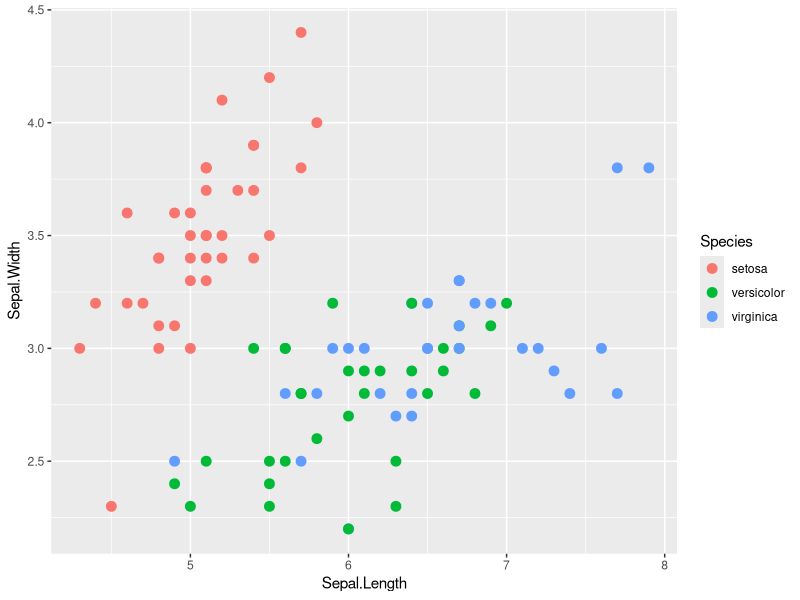
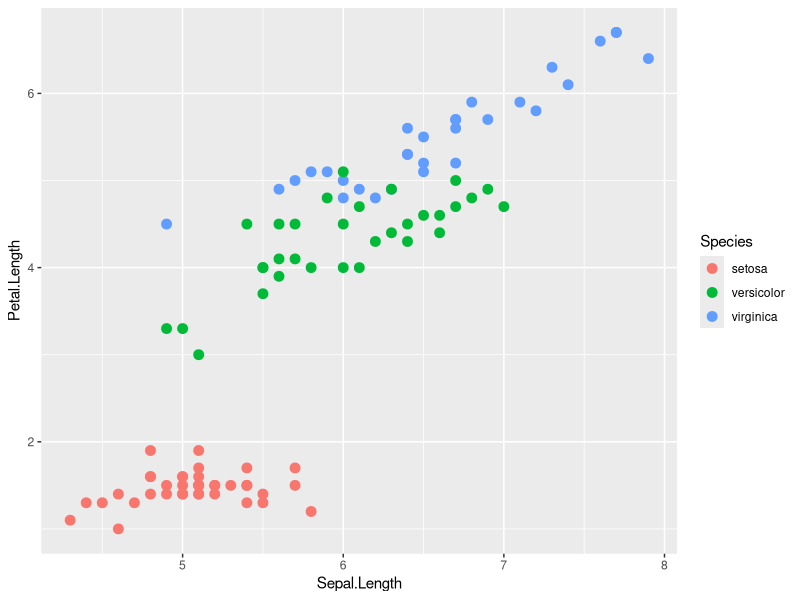
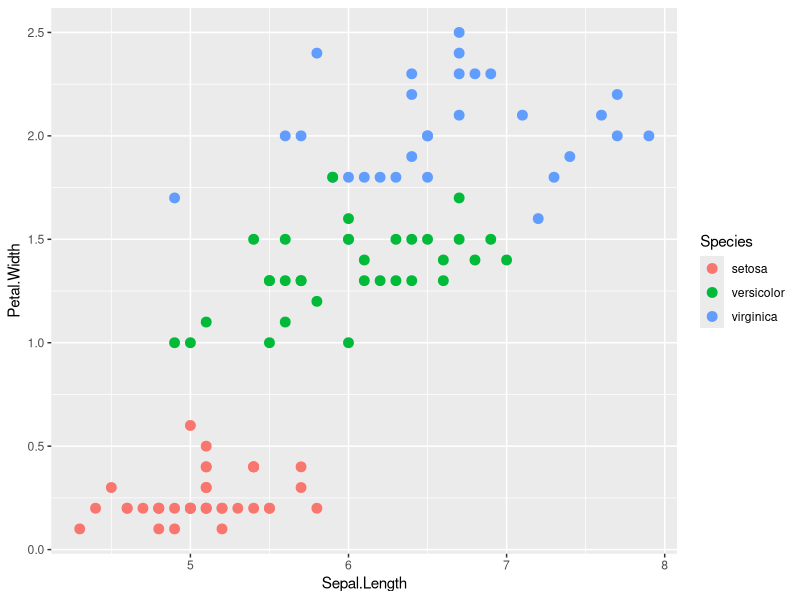
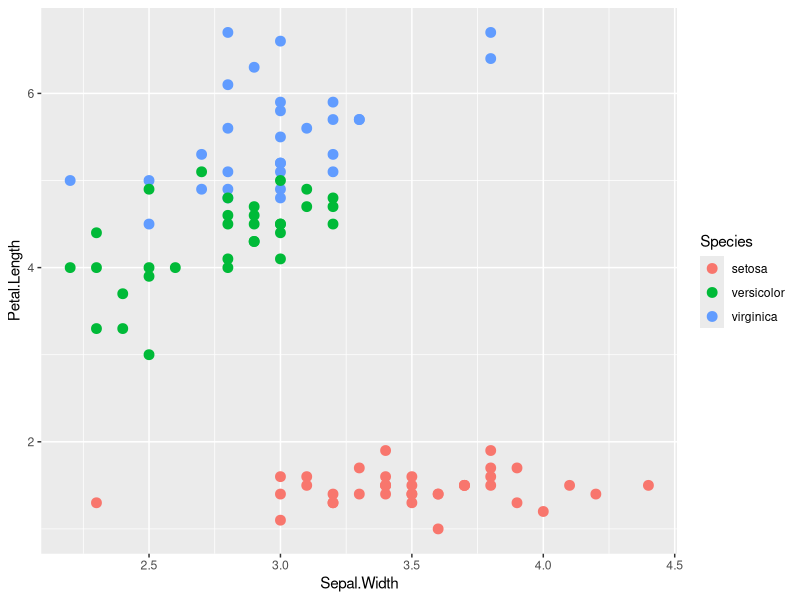
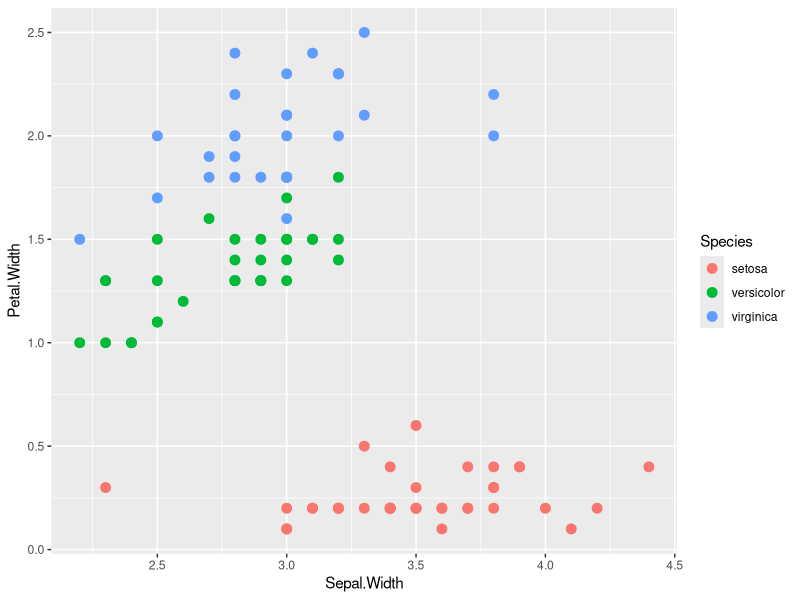
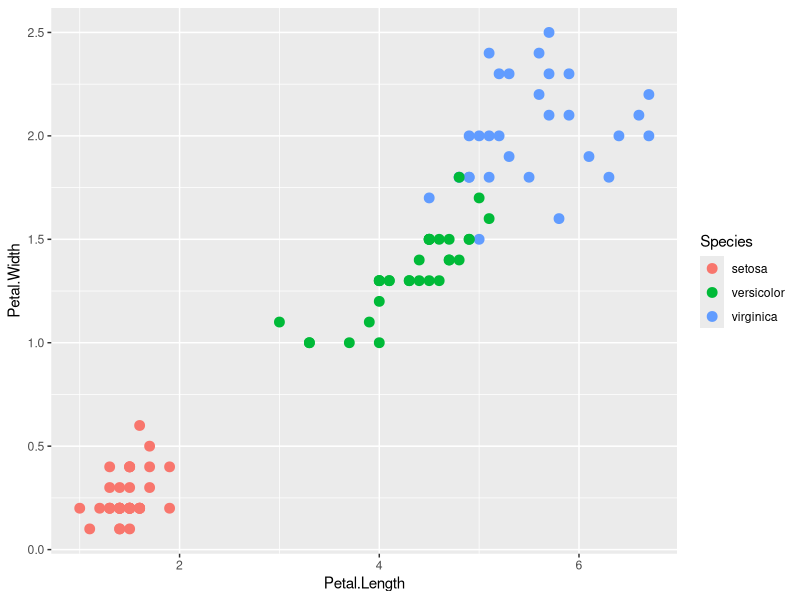

R code for these plots, in order: (Note: this script raises an error after producing the figures.)
# Iris example
# Predicting Species from Sepal.Length, Sepal.Width, Petal.Length and Petal.Width

#======================================================================================================
# Load packages

lapply(c("data.table", "ggplot2", "xgboost"), require, character.only=T)

#======================================================================================================
# IMPORTANT: Set your working directory to this problem directoy, "Classify Iris Species"

setwd("Path/To/Classify Iris Species")

#======================================================================================================
# Load data

train <- fread("_Data/train.csv")
test <- fread("_Data/train.csv")

# Convert Species to factor type
train[, Species := factor(Species, levels=c("setosa", "versicolor", "virginica"))]

#======================================================================================================
# Explore

#--------------------------------------------------
# Overall distribution of Species

train[, list(.N, Pcnt=.N/nrow(train)), keyby=Species]

#--------------------------------------------------
# A vs B vs Species

# Sepal.Length vs Sepal.Width
ggplot(train, aes(x=Sepal.Length, y=Sepal.Width, color=Species))+geom_point(size=3)

# Sepal.Length vs Petal.Length
ggplot(train, aes(x=Sepal.Length, y=Petal.Length, color=Species))+geom_point(size=3)

# Sepal.Length vs Petal.Width
ggplot(train, aes(x=Sepal.Length, y=Petal.Width, color=Species))+geom_point(size=3)

# Sepal.Width vs Petal.Length
ggplot(train, aes(x=Sepal.Width, y=Petal.Length, color=Species))+geom_point(size=3)

# Sepal.Width vs Petal.Width
ggplot(train, aes(x=Sepal.Width, y=Petal.Width, color=Species))+geom_point(size=3)

# Petal.Length vs Petal.Width
ggplot(train, aes(x=Petal.Length, y=Petal.Width, color=Species))+geom_point(size=3)


#======================================================================================================
# xgboost

#--------------------------------------------------
# Prep data

# Build matrix of training features
train_X <- as.matrix(train[, !"Species", with=FALSE])

# Build 1-column matrix of training samples (convert labels to 0, 1, ... to satisfy xgboost's required input format)
train_y <- as.matrix(as.integer(train$Species)-1)  # (setosa=0, versicolor=1, virginica=2)

#--------------------------------------------------
# Train model

bst <- xgboost(data=train_X, label=train_y, max.depth=2, eta=1, nround=10, nthread=2, num_class=3, objective="multi:softprob")

#======================================================================================================
# Predict

#--------------------------------------------------
# Pred data

# Build matrix of test features
test_X <- as.matrix(test[, !"Species", with=FALSE])

#--------------------------------------------------
# Get predictions

probas <- predict(bst, test_X)  # predicted probabilities. (Prob(setosa)  = e[1, 4, 7, ...], Prob(versicolor)  = e[2, 5, 8, ...], ...)
preds <- data.table(Setosa=probas[seq(1, nrow(test))*3 - 2], Versicolor=probas[seq(1, nrow(test))*3 - 1], Virginica=probas[seq(1, nrow(test))*3 - 0])
preds[, Prediction := which.max(c(Setosa, Versicolor, Virginica)), by=seq_len(nrow(preds))]
preds[, Prediction := factor(levels(train$Species)[Prediction])]

#--------------------------------------------------
# Compare predictions to true results

results <- cbind(test, preds)
results

#--------------------------------------------------
# Feature importance

importance_matrix <- xgb.importance(model = bst, colnames(train_X))
importance_matrix
